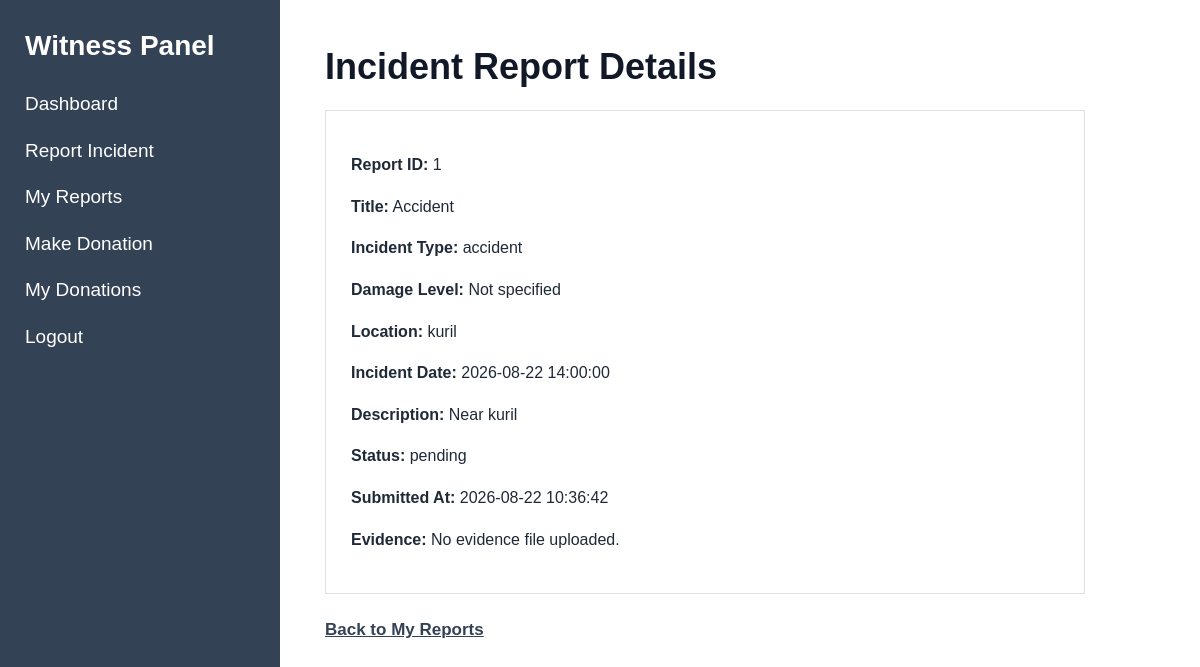
The page /index.php?page=witness-report-view&id=1 (signed in) on the database its author committed.
### tables this page shows
CREATE TABLE `witness_reports` (
  `id` int(11) NOT NULL,
  `witness_id` int(11) NOT NULL,
  `title` varchar(150) NOT NULL,
  `description` text NOT NULL,
  `incident_type` varchar(50) NOT NULL,
  `location` varchar(255) NOT NULL,
  `incident_date` datetime NOT NULL,
  `evidence_file` varchar(255) DEFAULT NULL,
  `status` varchar(30) NOT NULL DEFAULT 'pending',
  `created_at` timestamp NOT NULL DEFAULT current_timestamp(),
  `updated_at` timestamp NOT NULL DEFAULT current_timestamp() ON UPDATE current_timestamp()
);

### models/WitnessModel.php (called while the page is built, shortened)
<?php
function getWitnessReportById(
    $conn,
    $report_id,
    $witness_id
) {
    $sql = "SELECT *
            FROM witness_reports
            WHERE id = ?
            AND witness_id = ?
            LIMIT 1";
    $stmt = mysqli_prepare(
        $conn,
        $sql
    );
    mysqli_stmt_bind_param(
        $stmt,
        "ii",
        $report_id,
        $witness_id
    );
    mysqli_stmt_execute($stmt);
    $result =
        mysqli_stmt_get_result($stmt);
    $report =
        mysqli_fetch_assoc($result);
    return $report;
}

### views/witness/view_report.php (the view)
<?php require_once "views/partials/header.php"; ?>
<?php require_once "views/partials/sidebar.php"; ?>
<div class="content">
    <h1>Incident Report Details</h1>
    <?php if (!$report): ?>
        <p>
            Incident report not found.
        </p>
        <p>
            <a href="index.php?page=witness-reports">
                Back to My Reports
            </a>
        </p>
    <?php else: ?>
        <div class="card">
            <p>
                <strong>Report ID:</strong>
                <?php echo (int)$report['id']; ?>
            </p>
            <p>
                <strong>Title:</strong>
                <?php echo htmlspecialchars($report['title']); ?>
            </p>
            <p>
                <strong>Incident Type:</strong>
                <?php echo htmlspecialchars($report['incident_type']); ?>
            </p>
            <p>
    <strong>Damage Level:</strong>
    <?php
    echo htmlspecialchars(
        ucfirst($report['damage_level'] ?? 'Not specified')
    );
    ?>
</p>
            <p>
                <strong>Location:</strong>
                <?php echo htmlspecialchars($report['location']); ?>
            </p>
            <p>
                <strong>Incident Date:</strong>
                <?php echo htmlspecialchars($report['incident_date']); ?>
            </p>
            <p>
                <strong>Description:</strong>
                <?php
                echo nl2br(
                    htmlspecialchars($report['description'])
                );
                ?>
            </p>
            <p>
                <strong>Status:</strong>
                <?php echo htmlspecialchars($report['status']); ?>
            </p>
            <?php if (!empty($report['created_at'])): ?>
                <p>
                    <strong>Submitted At:</strong>
                    <?php
                    echo htmlspecialchars(
                        $report['created_at']
                    );
                    ?>
                </p>
            <?php endif; ?>
           <?php if (!empty($report['evidence_file'])): ?>
    <p>
        <strong>Evidence:</strong>
        <a
            href="<?php echo htmlspecialchars($report['evidence_file']); ?>"
            target="_blank"
        >
            View Evidence
        </a>
    </p>
<?php else: ?>
    <p>
        <strong>Evidence:</strong>
        No evidence file uploaded.
    </p>
<?php endif; ?>
        </div>
        <p>
            <a href="index.php?page=witness-reports">
                Back to My Reports
            </a>
        </p>
    <?php endif; ?>
</div>
<?php require_once "views/partials/footer.php"; ?>

### assets/css/style.css (style rules this page uses)
* { box-sizing: border-box; }
body { margin: 0; font-family: Arial, Helvetica, sans-serif; background: #f5f6f8; color: #1f2937; }
.content { margin-left: 280px; padding: 45px; min-height: 100vh; background: white; }
.content h1 { margin-top: 0; margin-bottom: 20px; font-size: 36px; line-height: 1.2; color: #111827; }
.content>p { font-size: 17px; line-height: 1.6; margin-bottom: 22px; }
.card { max-width: 760px; background: white; border: 1px solid #dcdfe4; padding: 25px; margin-top: 22px; margin-bottom: 22px; }
.card p { font-size: 16px; line-height: 1.6; }
.content a { color: #344256; font-weight: 600; text-decoration: underline; }

### rows shown on the page
witness_reports: id "1", title "Accident", incident_type "accident", location "kuril", incident_date "2026-08-22 14:00:00", description "Near kuril", status "pending", created_at "2026-08-22 10:36:42"

### other values the page prints
$report['damage_level'] "Not specified"
